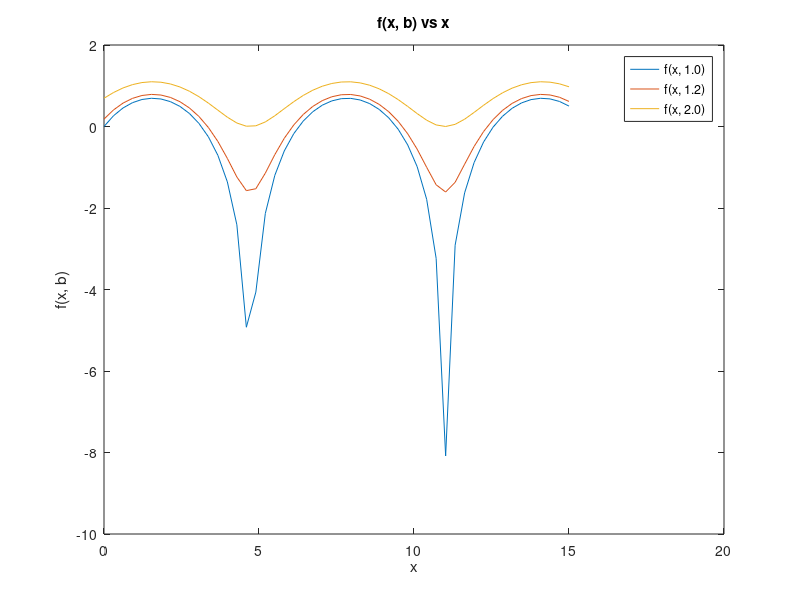

Source code (MATLAB):
% written for GNU octave
function [] = Q1b()
	f = @(x, y) (log(y + sin(x)));
	x = linspace(0, 15, 50);
	b = [1 1.2 2];
	for i = b
		fxy = f(x, i);
		plot(x, fxy);
		hold on
	end
	title("f(x, b) vs x")
	xlabel("x")
	ylabel("f(x, b)")
	labels = cellstr(strsplit(sprintf("f(x, %0.1f)\n", b), '\n'));
	% extra cell at the end due to the trailing newline delimiter
	legend(labels{1:end-1})
	hold off
end
